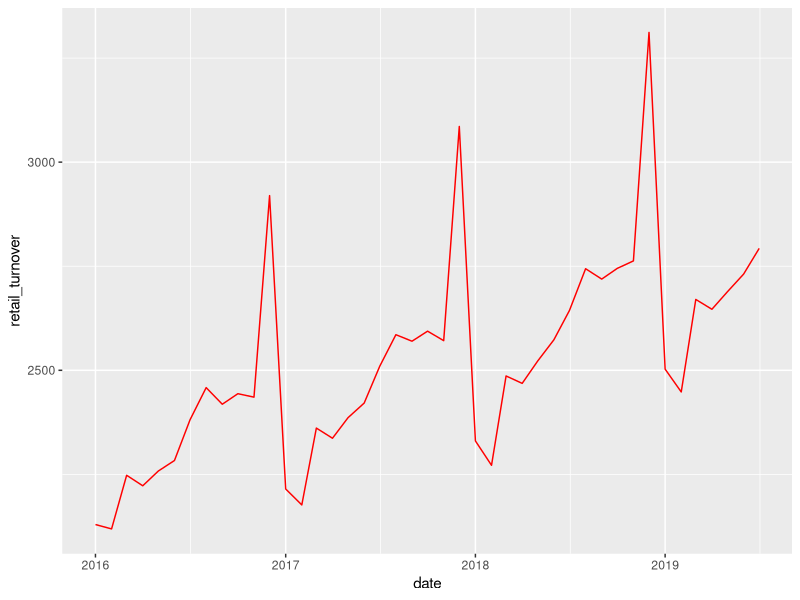
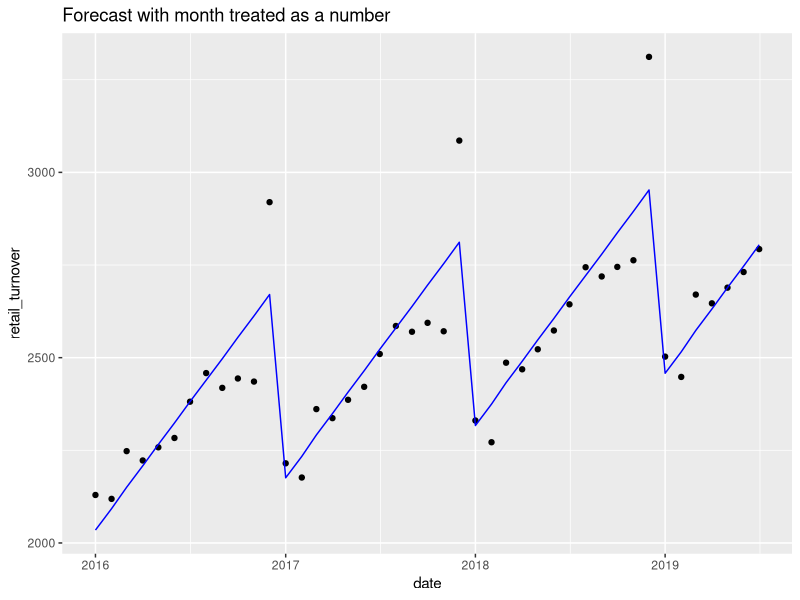
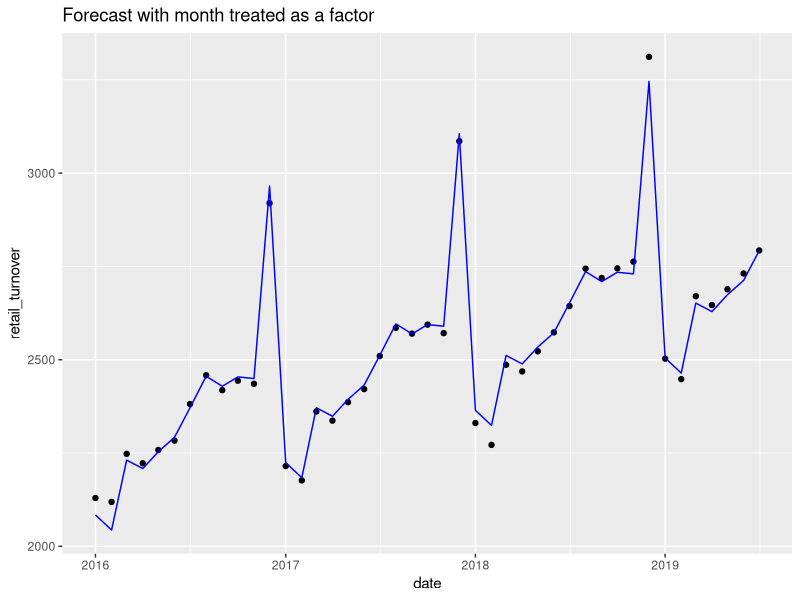
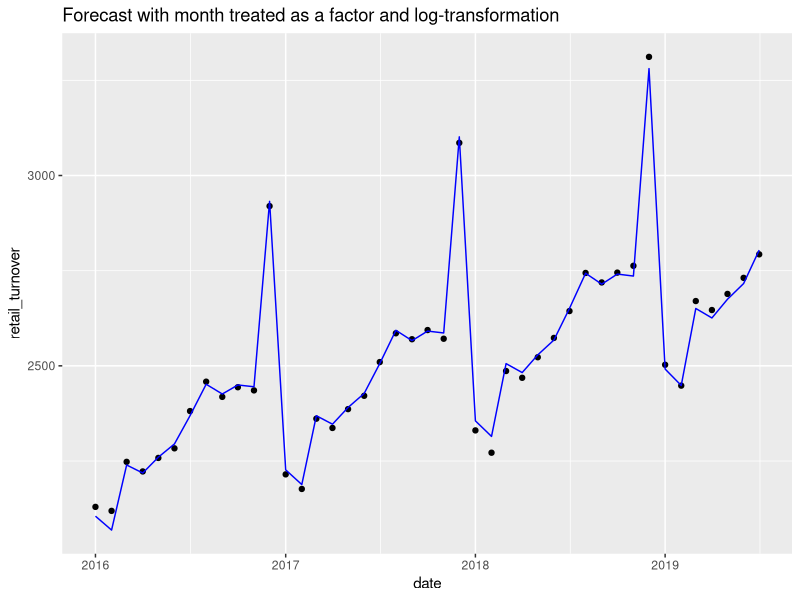

Generate these figures, in order, with R:
## ---- chunk 1
knitr::opts_chunk$set(echo = TRUE)
## ---- chunk 2
library(tidyverse)
library(lubridate)
library(modelr)
## ---- chunk 3
retail <- read_csv2('datasets/retail.csv')
str(retail)
## ---- chunk 4
#adding date column
retail <- retail %>% mutate(date = make_date(year, month, day = 1))

ggplot(retail, aes(x = date, y = retail_turnover)) +
  geom_line(color = 'red')
## ---- chunk 5
m1 <- lm(retail_turnover ~ index + month, data = retail)
summary(m1)
## ---- chunk 6

retail %>% add_predictions(m1) %>%
  ggplot(aes(x = date)) +
  geom_point(aes(y = retail_turnover)) +
  geom_line(aes(y = pred), color = 'blue') +
  labs(title = 'Forecast with month treated as a number')

## ---- chunk 7
coef(m1)
## ---- chunk 8
retail <- 
  retail %>% 
  mutate(monthf = factor(month, labels = c('Jan', 'Feb', 'Mar', 'Apr', 'May', 'Jun', 'Jul', 'Aug', 'Sep', 'Oct', 'Nov', 'Dec')))

## ---- chunk 9
str(retail)
## ---- chunk 10
levels(retail$monthf)
## ---- chunk 11
m2 <- lm(retail_turnover ~ index + monthf, data = retail)

summary(m2)
## ---- chunk 12
retail %>% add_predictions(m2) %>%
  ggplot(aes(x = date)) +
  geom_point(aes(y = retail_turnover)) +
  geom_line(aes(y = pred), color = 'blue') +
  labs(title = 'Forecast with month treated as a factor')
## ---- chunk 13
m3 <- 
  retail %>%
  mutate(log_retail_turnover = log(retail_turnover)) %>%
  lm(log_retail_turnover ~ index + monthf, data = .)

summary(m3)
## ---- chunk 14

retail %>% 
  add_predictions(m3, var = 'log_pred') %>%
  mutate(pred = exp(log_pred)) %>%
  ggplot(aes(x = date)) +
  geom_point(aes(y = retail_turnover)) +
  geom_line(aes(y = pred), color = 'blue') +
  labs(title = 'Forecast with month treated as a factor and log-transformation')
